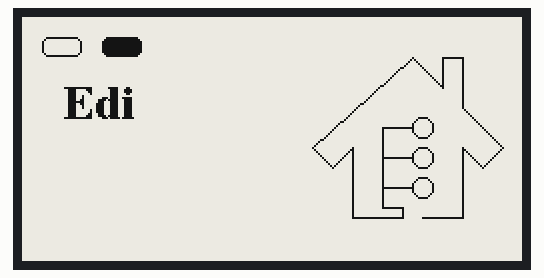
Recording of a sketch running on a simulated ESP8266 (NodeMCU). On the bench: 250×122 one-colour display.

Above: at 2.3 s.

The sketch:

e-ink_BW_213_Logo.ino
```cpp
/*
Project:  NTC Zeit Server for ESP32 and ESP8266
Author:   Thomas Edlinger for www.edistechlab.com
Date:     Created 04.06.2023 / update 24.01.2024
Version:  V1.0
IDE:      Arduino IDE 2.3.1
 
Required Board (Tools -> Board -> Boards Manager...)
 - Board: esp8266 by ESP8266 Community   V3.1.2
 - Board: esp32   by Espressif Systems   V2.0.11

Required libraries (sketch -> include library -> manage libraries)
 - GxEPD2 V1.5.5 by Jean-Marc Zingg
 - Adafruit GFX Library V1.11.9 by Adafruit
*/

#include <GxEPD2_BW.h>
#include <Fonts/FreeSerifBold12pt7b.h>

GxEPD2_BW<GxEPD2_213_BN, GxEPD2_213_BN::HEIGHT> display(GxEPD2_213_BN(/*CS=5*/ 10, /*DC=*/ 9, /*RST=*/ 8, /*BUSY=*/ 7)); // DEPG0213BN 122x250, SSD1680

void setup() {
  display.init();
  display.setRotation(1);
  display.setFont(&FreeSerifBold12pt7b);
  display.setTextColor(GxEPD_BLACK);
  display.setFullWindow();
  updateScreen();
  display.hibernate();
}

void updateScreen() {
  display.firstPage();
  do
  {
    display.fillScreen(GxEPD_WHITE);
    display.setCursor(20, 50);
    display.print("Edi");
    display.drawRoundRect(10, 10, 20, 10, 3, 0);
    display.fillRoundRect(40, 10, 20, 10, 3, 0);

    //Techlab Logo
    int logoX=200; int logoY=55;
    display.drawCircle(logoX, logoY, 5, 0);
    display.drawCircle(logoX, logoY+15, 5, 0);
    display.drawCircle(logoX, logoY+30, 5, 0);
    display.drawLine(logoX-20, logoY, logoX-5, logoY, 0);
    display.drawLine(logoX-20, logoY+15, logoX-5, logoY+15, 0);
    display.drawLine(logoX-20, logoY+30, logoX-5, logoY+30, 0);
    display.drawLine(logoX-20, logoY, logoX-20, logoY+40, 0);
    display.drawLine(logoX-20, logoY+40, logoX-10, logoY+40, 0);
    display.drawLine(logoX-10, logoY+40, logoX-10, logoY+45, 0);
    display.drawLine(logoX-10, logoY+45, logoX-35, logoY+45, 0);
    display.drawLine(logoX-35, logoY+45, logoX-35, logoY+10, 0);
    display.drawLine(logoX-35, logoY+10, logoX-45, logoY+20, 0);
    display.drawLine(logoX-45, logoY+20, logoX-55, logoY+10, 0);
    display.drawLine(logoX-55, logoY+10, logoX-5, logoY-35, 0);
    display.drawLine(logoX-5, logoY-35, logoX+10, logoY-20, 0);
    display.drawLine(logoX+10, logoY-20, logoX+10, logoY-35, 0);
    display.drawLine(logoX+10, logoY-35, logoX+20, logoY-35, 0);
    display.drawLine(logoX+20, logoY-35, logoX+20, logoY-10, 0);
    display.drawLine(logoX+20, logoY-10, logoX+40, logoY+10, 0);
    display.drawLine(logoX+40, logoY+10, logoX+30, logoY+20, 0);
    display.drawLine(logoX+30, logoY+20, logoX+20, logoY+10, 0);
    display.drawLine(logoX+20, logoY+10, logoX+20, logoY+45, 0);
    display.drawLine(logoX+20, logoY+45, logoX, logoY+45, 0);
  }
  while (display.nextPage());
}

void loop() {

}
```
